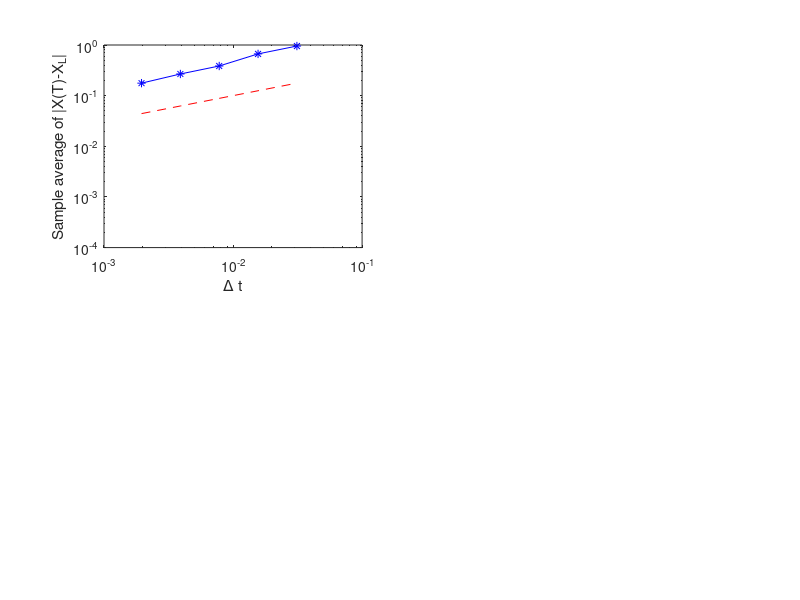

This figure's MATLAB source:
%% Test strong convergence of Euler-Maruyama
% the SDE is dX = lambda * X * dt + mu*X*dW, X(0)=Xzero
% where lambda = 2, mu = 1, Xzero = 1
% discretized brownian path over [0,1] has dt = 2^(-9)
% E-M uses 5 different timesteps: 16dt, 8dt, 4dt, 2dt, dt.
% Examnine strong convergence at T=1: E|X_L - X(T)|

randn('state',100)
% problem parameters
lambda = 2; mu = 1; Xzero = 1;
T = 1; N = 2^9; dt = T/N;

% number of paths

M = 1000;

% prealocation of the array
Xerr= zeros(M,5);
%iteration over the M brownian paths
for s = 1:M
    dW = sqrt(dt)*randn(1,N); %brownian increment
    W = cumsum(dW); %sample over discrete brownian path
    % solution
    Xtrue = Xzero * exp((lambda - 0.5*mu^2)+mu*W(end));

    % generation of numerical solution over 5 different timesteps
    for p = 1:5
        R = 2^(p-1); Dt = R * dt; L = N/R; % L euler steps of size Dt
        Xtemp = Xzero;
        % generation of the numerical array of solution
        for j = 1:L
            Winc = sum(dW(R*(j-1)+1:R*j));
            Xtemp = Xtemp + Dt*lambda * Xtemp + mu*Xtemp*Winc;

        end
        Xerr(s,p)=abs(Xtemp - Xtrue); % stpre the error at t = 1
    end
end

Dtvals = dt*(2.^([0:4]) );
subplot(221)
loglog(Dtvals,mean(Xerr),'b*-'), hold on
loglog(Dtvals,(Dtvals.^(.5)),'r--'),hold off % reference slope of 1/2

axis([1e-3 1e-1 1e-4 1])
xlabel('\Delta t'), ylabel('Sample average of |X(T)-X_L|')
